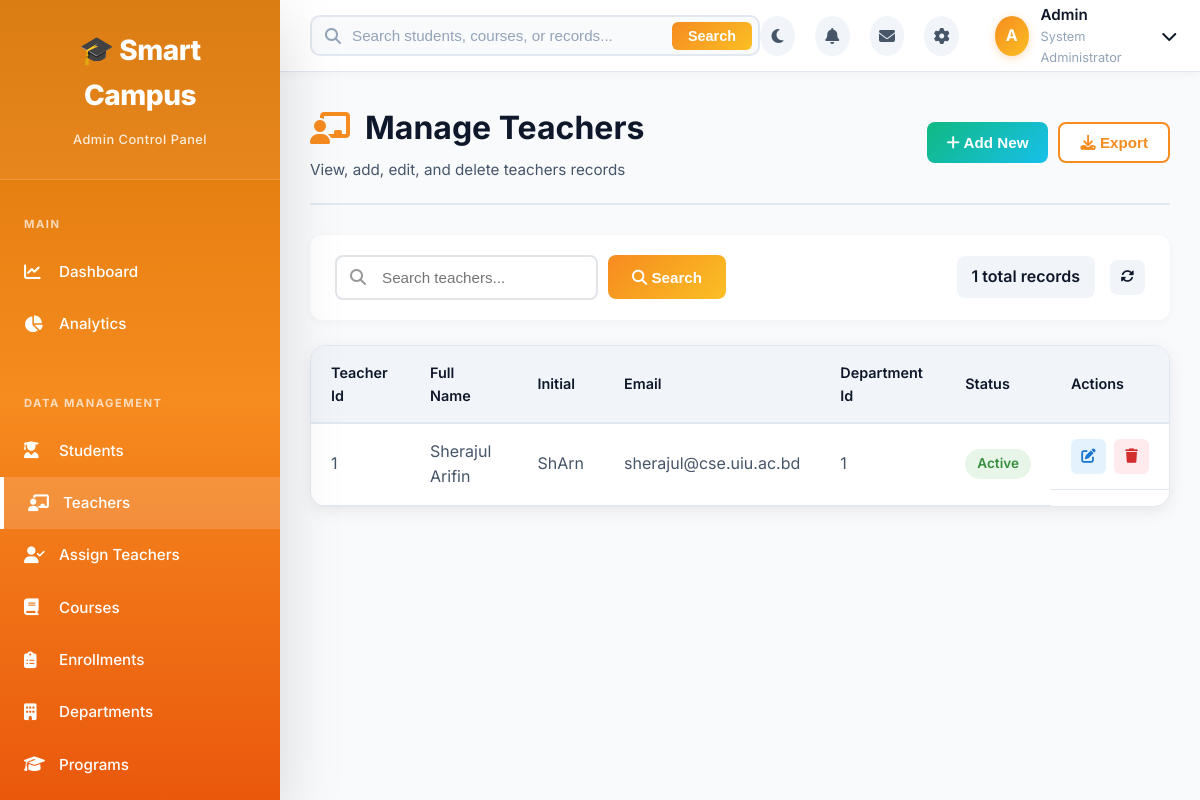
/admin/manage.php?table=teachers (signed in), run on an earlier commit of the app's database.
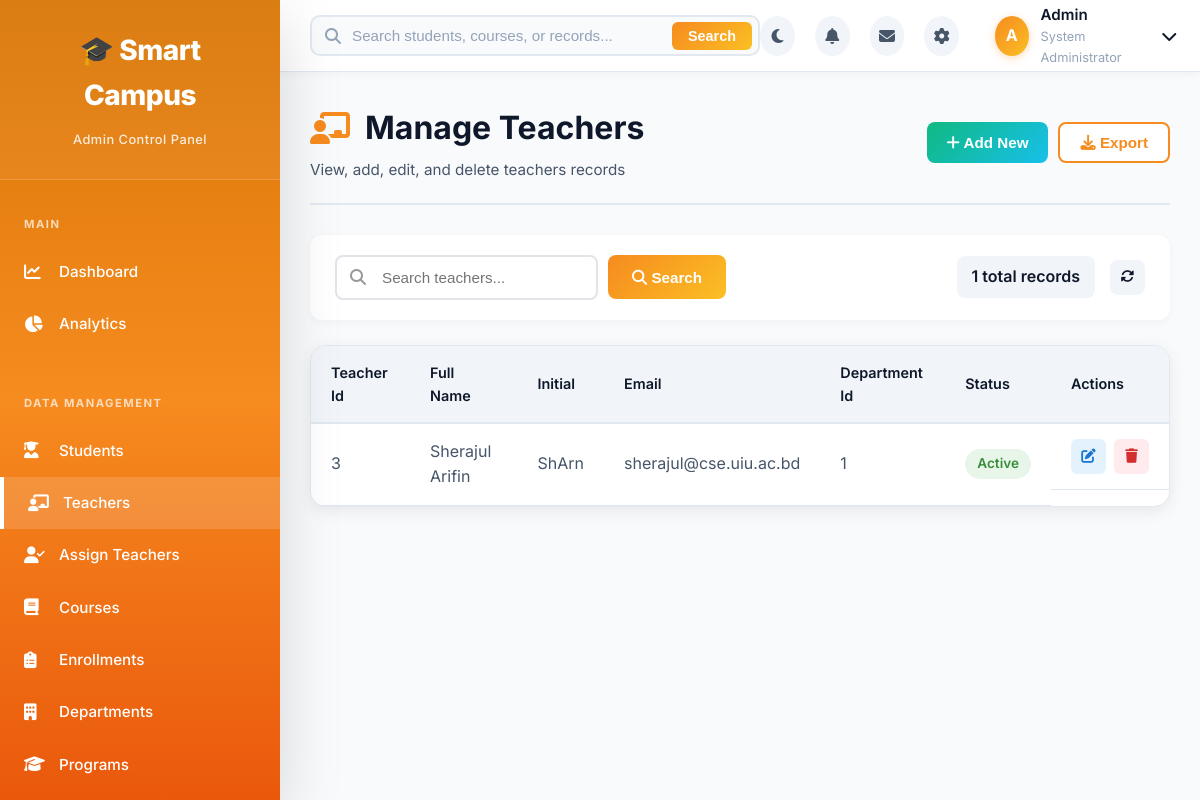
And on a later commit of the database.
### tables this page shows
CREATE TABLE `teachers` (
  `teacher_id` int(11) NOT NULL,
  `username` varchar(50) NOT NULL,
  `password_hash` varchar(255) NOT NULL,
  `full_name` varchar(100) NOT NULL,
  `initial` varchar(10) NOT NULL,
  `email` varchar(100) NOT NULL,
  `phone` varchar(20) DEFAULT NULL,
  `room_number` varchar(20) DEFAULT NULL,
  `department_id` int(11) NOT NULL,
  `designation` varchar(50) DEFAULT NULL,
  `profile_picture` varchar(255) DEFAULT NULL,
  `status` enum('active','inactive','on_leave') DEFAULT 'active',
  `created_at` timestamp NOT NULL DEFAULT current_timestamp(),
  `updated_at` timestamp NOT NULL DEFAULT current_timestamp() ON UPDATE current_timestamp()
);

### admin/manage.php (the view, shortened to what the changed rows need)
<?php
require_once('../config/database.php');
$table = $_GET['table'] ?? 'students';
$config = $table_config[$table];
$page = isset($_GET['page']) ? (int)$_GET['page'] : 1;
$per_page = 50;
$offset = ($page - 1) * $per_page;
$where_clause = '';
$query = "SELECT * FROM $table $where_clause ORDER BY {$config['primary_key']} DESC LIMIT $per_page OFFSET $offset";
$result = $conn->query($query);
?>
<!DOCTYPE html>
<html lang="en">
<head>
    <link rel="stylesheet" href="assets/css/admin-style.css">
    <link rel="stylesheet" href="assets/css/manage-style.css">
    <link rel="stylesheet" href="https://cdnjs.cloudflare.com/ajax/libs/font-awesome/6.4.0/css/all.min.css">
</head>
<body>
    <div class="main-content">
        <?php include 'includes/topbar.php'; ?>
        <div class="dashboard-container">
            <div class="page-header">
                <div>
                    <h1><i class="fas <?php echo $config['icon']; ?>"></i> Manage <?php echo $config['title']; ?></h1>
                </div>
            </div>
            <div class="table-card">
                <div class="table-responsive">
                    <table class="data-table" id="dataTable">
                        <thead>
                            <tr>
                                <?php foreach ($config['display_fields'] as $field): ?>
                                    <th><?php echo ucwords(str_replace('_', ' ', $field)); ?></th>
                                <?php endforeach; ?>
                                <th class="text-center">Actions</th>
                            </tr>
                        </thead>
                        <tbody>
                            <?php if ($result && $result->num_rows > 0): ?>
                                <?php while($row = $result->fetch_assoc()): ?>
                                    <tr>
                                        <?php foreach ($config['display_fields'] as $field): ?>
                                            <td>
                                                <?php
                                                $value = $row[$field] ?? '';
                                                if ($field === 'status') {
                                                    $status_class = $value === 'active' || $value === 'enrolled' || $value === 'approved' ? 'success' :
                                                                   ($value === 'pending' ? 'warning' : 'danger');
                                                    echo "<span class='badge badge-$status_class'>" . ucfirst($value) . "</span>";
                                                } elseif ($field === 'is_current' || strpos($field, 'is_') === 0) {
                                                    echo $value ? '<span class="badge badge-success">Yes</span>' : '<span class="badge badge-secondary">No</span>';
                                                } elseif (strpos($field, 'date') !== false || strpos($field, 'time') !== false) {
                                                    echo $value ? date('M d, Y', strtotime($value)) : '-';
                                                } else {
                                                    echo htmlspecialchars($value);
                                                }
                                                ?>
                                            </td>
                                        <?php endforeach; ?>
                                        <td class="text-center action-buttons">
                                            <button class="btn-action btn-edit" onclick="window.location.href='manage.php?table=<?php echo $table; ?>&action=edit&id=<?php echo $row[$config['primary_key']]; ?>';" title="Edit">
                                                <i class="fas fa-edit"></i>
                                            </button>
                                            <button class="btn-action btn-delete" onclick="if(confirm('Are you sure you want to delete this record?')) { window.location.href='manage.php?table=<?php echo $table; ?>&action=delete&id=<?php echo $row[$config['primary_key']]; ?>'; }" title="Delete">
                                                <i class="fas fa-trash"></i>
                                            </button>
                                        </td>
                                    </tr>
                                <?php endwhile; ?>
                            <?php endif; ?>
                        </tbody>
                    </table>
                </div>
            </div>
        </div>
    </div>
</body>
</html>

What changed in the data, as far as the page shows it:
removed teachers: teacher_id "1", full_name "Sherajul Arifin", initial "ShArn", email "sherajul@cse.uiu.ac.bd", department "1", status "Active"
added teachers: teacher_id "3", full_name "Sherajul Arifin", initial "ShArn", email "sherajul@cse.uiu.ac.bd", department "1", status "Active"
